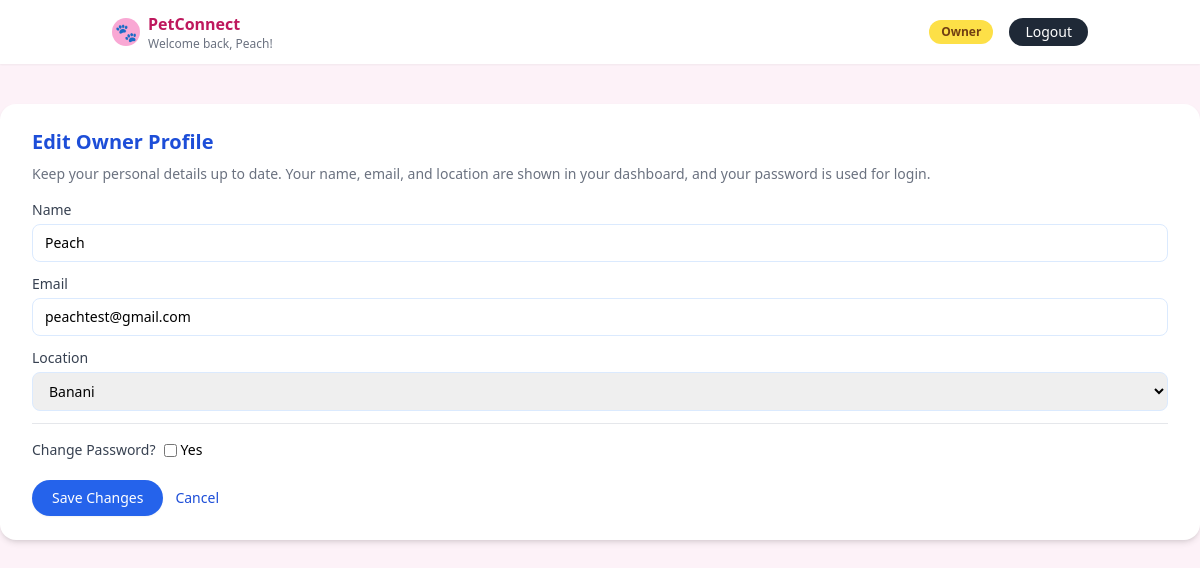
/owner/profile/edit (signed in), run on the app's committed database.
### tables this page shows
CREATE TABLE owners (
    id INTEGER PRIMARY KEY AUTOINCREMENT,
    user_id INTEGER NOT NULL UNIQUE,
    name TEXT NOT NULL,
    email TEXT NOT NULL,
    location TEXT NOT NULL DEFAULT '',
    password TEXT NOT NULL DEFAULT '', is_premium INTEGER DEFAULT 0, subscription_expiry TEXT, reward_points INTEGER DEFAULT 0,
    FOREIGN KEY (user_id) REFERENCES users(id)
);

### app.py (the view, shortened to what this page needs)
@app.route("/owner/profile/edit", methods=["GET", "POST"])
def edit_owner_profile():
    if "user_id" not in session or session.get("role") != "owner":
        return redirect(url_for("login"))
    owner = get_or_create_owner_for_current_user()
    if not owner:
        flash("Owner profile not found.", "danger")
        return redirect(url_for("login"))
    return render_template("edit_owner_profile.html", owner=owner)

### app.py (called while the page is built, shortened)
def get_db():
    conn = sqlite3.connect(app.config["DATABASE"])
    conn.row_factory = sqlite3.Row
    return conn

def get_or_create_owner_for_current_user():
    user_id = session.get("user_id")
    if not user_id:
        return None
    conn = get_db()
    cur = conn.cursor()
    owner = cur.execute(
        "SELECT * FROM owners WHERE user_id = ?", (user_id,)
    ).fetchone()
    conn.close()
    return owner

### templates/edit_owner_profile.html (shortened to what this page needs)
{% extends "base.html" %}
{% block content %}
<h1 class="text-xl font-semibold text-blue-700 mb-2">Edit Owner Profile</h1>
<p class="text-sm text-gray-500 mb-4">
  Keep your personal details up to date. Your name, email, and location are shown in your dashboard, and your password is used for login.
</p>
{% if owner %}
<form method="post"
      onsubmit="event.preventDefault(); openOwnerEditModal(this);"
      class="space-y-3">
  <div>
    <label class="block text-sm font-medium text-gray-700 mb-1">Name</label>
    <input type="text" name="name" required
           value="{{ owner['name'] }}"
           class="w-full border border-blue-100 rounded-lg px-3 py-2 text-sm focus:ring-2 focus:ring-blue-300 focus:border-blue-300">
  </div>
  <div>
    <label class="block text-sm font-medium text-gray-700 mb-1">Email</label>
    <input type="email" name="email" required
           value="{{ owner['email'] }}"
           class="w-full border border-blue-100 rounded-lg px-3 py-2 text-sm focus:ring-2 focus:ring-blue-300 focus:border-blue-300">
  </div>
  <div>
    <label class="block text-sm font-medium text-gray-700 mb-1">Location</label>
    {% set selected_location = owner['location'] %}
    <select name="location" required
            class="w-full border border-blue-100 rounded-lg px-3 py-2 text-sm focus:ring-2 focus:ring-blue-300 focus:border-blue-300">
      {% include 'location_dropdown.html' %}
    </select>
  </div>
<div class="mt-4 border-t pt-4">
    <div class="flex items-center gap-2 mb-2">
        <p class="text-sm font-medium text-gray-700">Change Password?</p>
        <label class="inline-flex items-center gap-1 text-sm cursor-pointer">
            <input type="checkbox" id="toggle-change-password" class="rounded"
                   onchange="togglePasswordSection()">
            <span>Yes</span>
        </label>
    </div>
</div>
  <div class="pt-2 flex items-center gap-3">
    <button type="submit"
            class="px-5 py-2 rounded-full bg-blue-600 hover:bg-blue-700 text-white text-sm font-medium shadow-sm transition">
      Save Changes
    </button>
    <a href="{{ url_for('owner_dashboard', tab='owner') }}"
       class="text-sm text-blue-700 hover:text-blue-900">
      Cancel
    </a>
  </div>
</form>
{% else %}
  <p class="text-sm text-gray-500">Owner not found.</p>
{% endif %}
{% endblock %}

### templates/base.html (shortened to what this page needs)
<!DOCTYPE html>
<html lang="en">
<head>
  <script src="https://cdn.tailwindcss.com"></script>
</head>
<body class="bg-pink-50">
  <header class="bg-white shadow-sm">
    <div class="max-w-5xl mx-auto px-6 py-3 flex items-center justify-between">
      <div class="flex items-center space-x-2">
        <div class="w-7 h-7 rounded-full bg-pink-300 flex items-center justify-center">
          <span class="text-white text-lg">🐾</span>
        </div>
        <div>
          <p class="font-semibold text-pink-700">PetConnect</p>
          {% if session.get('user_name') %}
            <p class="text-xs text-gray-500">Welcome back, {{ session.get('user_name') }}!</p>
          {% endif %}
        </div>
      </div>
      <nav class="flex items-center space-x-4 text-sm">
        {% if session.get('user_id') %}
          <span class="px-3 py-1 rounded-full bg-yellow-300 text-xs font-semibold text-yellow-900">
            {{ session.get('role')|capitalize }}
          </span>
          <a href="{{ url_for('logout') }}"
             class="px-4 py-1 rounded-full bg-gray-800 text-white text-sm hover:bg-black transition">
            Logout
          </a>
        {% endif %}
      </nav>
    </div>
  </header>
  <main class="min-h-screen">
    <div class="max-w-7xl mx-auto mt-10">
      <div class="bg-white rounded-2xl shadow-md px-8 py-6">
        {% block content %}{% endblock %}
      </div>
    </div>
  </main>
</body>
</html>

### data on the page
owners: get "Peach", name "Peach", email "peachtest@gmail.com"

### other printed values
{{ session.get('role')|capitalize }} "Owner"
form field location "Banani"
